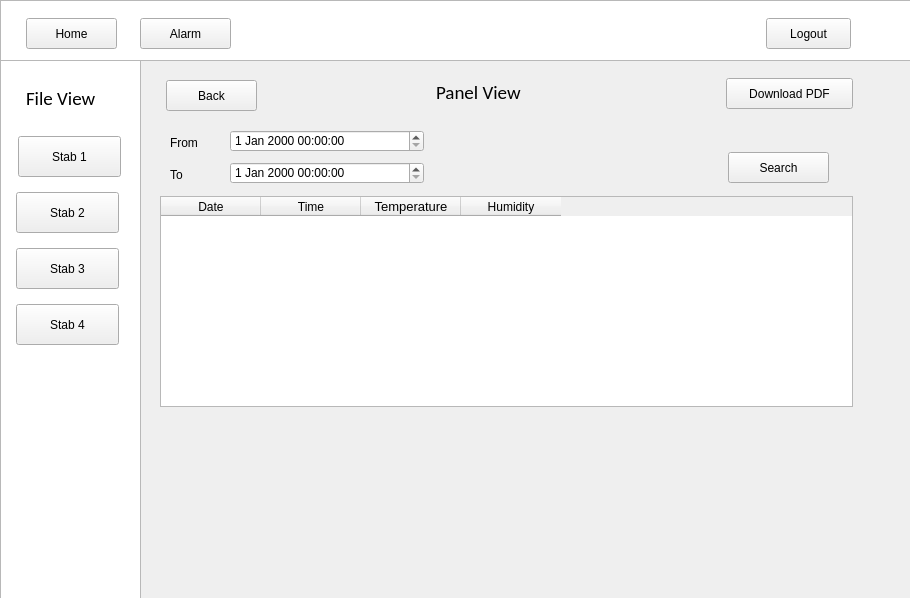
<?xml version="1.0" encoding="UTF-8"?>
<ui version="4.0">
 <class>DataLogger</class>
 <widget class="QMainWindow" name="DataLogger">
  <property name="geometry">
   <rect>
    <x>0</x>
    <y>0</y>
    <width>910</width>
    <height>598</height>
   </rect>
  </property>
  <property name="windowTitle">
   <string>DataLogger</string>
  </property>
  <widget class="QWidget" name="centralwidget">
   <widget class="QListWidget" name="SideBar">
    <property name="geometry">
     <rect>
      <x>0</x>
      <y>60</y>
      <width>141</width>
      <height>541</height>
     </rect>
    </property>
   </widget>
   <widget class="QListWidget" name="MainBar">
    <property name="geometry">
     <rect>
      <x>0</x>
      <y>0</y>
      <width>911</width>
      <height>61</height>
     </rect>
    </property>
    <property name="autoFillBackground">
     <bool>true</bool>
    </property>
   </widget>
   <widget class="QPushButton" name="HomeButton">
    <property name="geometry">
     <rect>
      <x>26</x>
      <y>18</y>
      <width>91</width>
      <height>31</height>
     </rect>
    </property>
    <property name="styleSheet">
     <string notr="true">image: url(:/icons/icons/home.svg);</string>
    </property>
    <property name="text">
     <string>Home</string>
    </property>
    <property name="icon">
     <iconset resource="resources.qrc">
      <normaloff>:/icons/icons/home.svg</normaloff>:/icons/icons/home.svg</iconset>
    </property>
   </widget>
   <widget class="QPushButton" name="AlarmButton">
    <property name="geometry">
     <rect>
      <x>140</x>
      <y>18</y>
      <width>91</width>
      <height>31</height>
     </rect>
    </property>
    <property name="text">
     <string>Alarm</string>
    </property>
    <property name="icon">
     <iconset resource="resources.qrc">
      <normaloff>:/icons/icons/bell.svg</normaloff>:/icons/icons/bell.svg</iconset>
    </property>
   </widget>
   <widget class="QPushButton" name="LogoutButton">
    <property name="geometry">
     <rect>
      <x>766</x>
      <y>18</y>
      <width>85</width>
      <height>31</height>
     </rect>
    </property>
    <property name="text">
     <string>Logout</string>
    </property>
    <property name="icon">
     <iconset resource="resources.qrc">
      <normaloff>:/icons/icons/log-out.svg</normaloff>:/icons/icons/log-out.svg</iconset>
    </property>
   </widget>
   <widget class="QPushButton" name="Stab1_button">
    <property name="geometry">
     <rect>
      <x>18</x>
      <y>136</y>
      <width>103</width>
      <height>41</height>
     </rect>
    </property>
    <property name="text">
     <string>Stab 1</string>
    </property>
    <property name="icon">
     <iconset resource="resources.qrc">
      <normaloff>:/icons/icons/radio.svg</normaloff>:/icons/icons/radio.svg</iconset>
    </property>
    <property name="iconSize">
     <size>
      <width>30</width>
      <height>30</height>
     </size>
    </property>
   </widget>
   <widget class="QLabel" name="FileView">
    <property name="geometry">
     <rect>
      <x>26</x>
      <y>88</y>
      <width>91</width>
      <height>21</height>
     </rect>
    </property>
    <property name="font">
     <font>
      <family>Calibri</family>
      <pointsize>14</pointsize>
      <weight>50</weight>
      <bold>false</bold>
     </font>
    </property>
    <property name="text">
     <string>File View</string>
    </property>
   </widget>
   <widget class="QPushButton" name="Stab1_button_2">
    <property name="geometry">
     <rect>
      <x>16</x>
      <y>304</y>
      <width>103</width>
      <height>41</height>
     </rect>
    </property>
    <property name="text">
     <string>Stab 4</string>
    </property>
    <property name="icon">
     <iconset resource="resources.qrc">
      <normaloff>:/icons/icons/radio.svg</normaloff>:/icons/icons/radio.svg</iconset>
    </property>
    <property name="iconSize">
     <size>
      <width>30</width>
      <height>30</height>
     </size>
    </property>
   </widget>
   <widget class="QPushButton" name="Stab1_button_3">
    <property name="geometry">
     <rect>
      <x>16</x>
      <y>248</y>
      <width>103</width>
      <height>41</height>
     </rect>
    </property>
    <property name="text">
     <string>Stab 3</string>
    </property>
    <property name="icon">
     <iconset resource="resources.qrc">
      <normaloff>:/icons/icons/radio.svg</normaloff>:/icons/icons/radio.svg</iconset>
    </property>
    <property name="iconSize">
     <size>
      <width>30</width>
      <height>30</height>
     </size>
    </property>
   </widget>
   <widget class="QPushButton" name="Stab1_button_4">
    <property name="geometry">
     <rect>
      <x>16</x>
      <y>192</y>
      <width>103</width>
      <height>41</height>
     </rect>
    </property>
    <property name="text">
     <string>Stab 2</string>
    </property>
    <property name="icon">
     <iconset resource="resources.qrc">
      <normaloff>:/icons/icons/radio.svg</normaloff>:/icons/icons/radio.svg</iconset>
    </property>
    <property name="iconSize">
     <size>
      <width>30</width>
      <height>30</height>
     </size>
    </property>
   </widget>
   <widget class="QTableWidget" name="tableWidget">
    <property name="geometry">
     <rect>
      <x>160</x>
      <y>196</y>
      <width>693</width>
      <height>211</height>
     </rect>
    </property>
    <property name="minimumSize">
     <size>
      <width>693</width>
      <height>0</height>
     </size>
    </property>
    <property name="maximumSize">
     <size>
      <width>693</width>
      <height>435</height>
     </size>
    </property>
    <column>
     <property name="text">
      <string>Date</string>
     </property>
    </column>
    <column>
     <property name="text">
      <string>Time</string>
     </property>
    </column>
    <column>
     <property name="text">
      <string>Temperature</string>
     </property>
     <property name="font">
      <font>
       <pointsize>10</pointsize>
      </font>
     </property>
    </column>
    <column>
     <property name="text">
      <string>Humidity</string>
     </property>
    </column>
   </widget>
   <widget class="QLabel" name="PaneView">
    <property name="geometry">
     <rect>
      <x>436</x>
      <y>82</y>
      <width>91</width>
      <height>21</height>
     </rect>
    </property>
    <property name="font">
     <font>
      <family>Calibri</family>
      <pointsize>14</pointsize>
      <weight>50</weight>
      <bold>false</bold>
     </font>
    </property>
    <property name="text">
     <string>Panel View</string>
    </property>
   </widget>
   <widget class="QPushButton" name="Back">
    <property name="geometry">
     <rect>
      <x>166</x>
      <y>80</y>
      <width>91</width>
      <height>31</height>
     </rect>
    </property>
    <property name="text">
     <string>Back</string>
    </property>
    <property name="icon">
     <iconset resource="resources.qrc">
      <normaloff>:/icons/icons/chevron-left.svg</normaloff>:/icons/icons/chevron-left.svg</iconset>
    </property>
   </widget>
   <widget class="QPushButton" name="DownlaodPDF">
    <property name="geometry">
     <rect>
      <x>726</x>
      <y>78</y>
      <width>127</width>
      <height>31</height>
     </rect>
    </property>
    <property name="text">
     <string>Download PDF</string>
    </property>
    <property name="icon">
     <iconset resource="resources.qrc">
      <normaloff>:/icons/icons/file-text.svg</normaloff>:/icons/icons/file-text.svg</iconset>
    </property>
   </widget>
   <widget class="QDateTimeEdit" name="from_dateTime">
    <property name="geometry">
     <rect>
      <x>230</x>
      <y>130</y>
      <width>194</width>
      <height>22</height>
     </rect>
    </property>
   </widget>
   <widget class="QLabel" name="label">
    <property name="geometry">
     <rect>
      <x>170</x>
      <y>136</y>
      <width>47</width>
      <height>13</height>
     </rect>
    </property>
    <property name="styleSheet">
     <string notr="true">font: 12pt &quot;MS Shell Dlg 2&quot;;</string>
    </property>
    <property name="text">
     <string>From</string>
    </property>
   </widget>
   <widget class="QLabel" name="label_2">
    <property name="geometry">
     <rect>
      <x>170</x>
      <y>168</y>
      <width>47</width>
      <height>13</height>
     </rect>
    </property>
    <property name="styleSheet">
     <string notr="true">font: 12pt &quot;MS Shell Dlg 2&quot;;</string>
    </property>
    <property name="text">
     <string>To</string>
    </property>
   </widget>
   <widget class="QDateTimeEdit" name="to_dateTime">
    <property name="geometry">
     <rect>
      <x>230</x>
      <y>162</y>
      <width>194</width>
      <height>22</height>
     </rect>
    </property>
   </widget>
   <widget class="QPushButton" name="Search">
    <property name="geometry">
     <rect>
      <x>728</x>
      <y>152</y>
      <width>101</width>
      <height>31</height>
     </rect>
    </property>
    <property name="text">
     <string>Search</string>
    </property>
    <property name="icon">
     <iconset resource="resources.qrc">
      <normaloff>:/icons/icons/search.svg</normaloff>:/icons/icons/search.svg</iconset>
    </property>
   </widget>
  </widget>
 </widget>
 <resources>
  <include location="resources.qrc"/>
 </resources>
 <connections/>
 <designerdata>
  <property name="gridDeltaX">
   <number>2</number>
  </property>
  <property name="gridDeltaY">
   <number>2</number>
  </property>
  <property name="gridSnapX">
   <bool>true</bool>
  </property>
  <property name="gridSnapY">
   <bool>true</bool>
  </property>
  <property name="gridVisible">
   <bool>true</bool>
  </property>
 </designerdata>
</ui>
